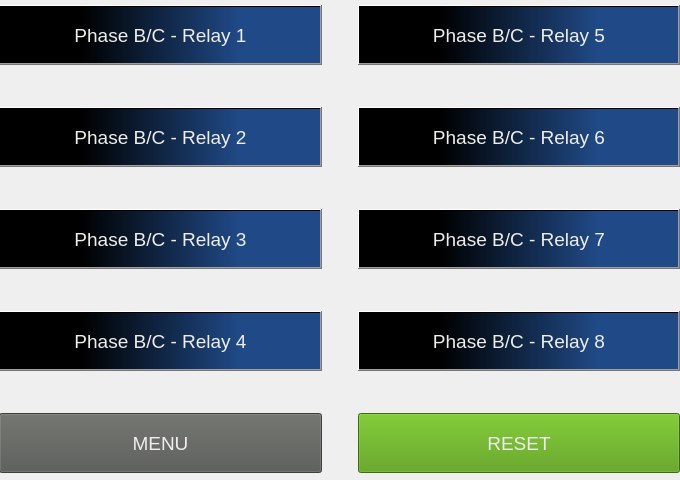
     <widget class="QWidget" name="PhaseBC">
      <property name="minimumSize">
       <size>
        <width>680</width>
        <height>480</height>
       </size>
      </property>
      <property name="maximumSize">
       <size>
        <width>680</width>
        <height>480</height>
       </size>
      </property>
      <widget class="QWidget" name="gridLayoutWidget_4">
       <property name="geometry">
        <rect>
         <x>-1</x>
         <y>-1</y>
         <width>681</width>
         <height>481</height>
        </rect>
       </property>
       <layout class="QGridLayout" name="gridLayout">
        <property name="spacing">
         <number>36</number>
        </property>
        <item row="0" column="1">
         <widget class="QPushButton" name="phaseBC_btn_relay5">
          <property name="minimumSize">
           <size>
            <width>80</width>
            <height>60</height>
           </size>
          </property>
          <property name="font">
           <font>
            <pointsize>14</pointsize>
           </font>
          </property>
          <property name="styleSheet">
           <string notr="true">color: rgb(238, 238, 236);
background-color: qlineargradient(spread:pad, x1:0, y1:0, x2:1, y2:0, stop:0.25 rgba(0, 0, 0, 255), stop:0.75 rgba(32, 74, 135, 255));</string>
          </property>
          <property name="text">
           <string>Phase B/C - Relay 5</string>
          </property>
         </widget>
        </item>
        <item row="0" column="0">
         <widget class="QPushButton" name="phaseBC_btn_relay1">
          <property name="minimumSize">
           <size>
            <width>80</width>
            <height>60</height>
           </size>
          </property>
          <property name="font">
           <font>
            <pointsize>14</pointsize>
           </font>
          </property>
          <property name="styleSheet">
           <string notr="true">color: rgb(238, 238, 236);
background-color: qlineargradient(spread:pad, x1:0, y1:0, x2:1, y2:0, stop:0.25 rgba(0, 0, 0, 255), stop:0.75 rgba(32, 74, 135, 255));</string>
          </property>
          <property name="text">
           <string>Phase B/C - Relay 1</string>
          </property>
         </widget>
        </item>
        <item row="1" column="1">
         <widget class="QPushButton" name="phaseBC_btn_relay6">
          <property name="minimumSize">
           <size>
            <width>80</width>
            <height>60</height>
           </size>
          </property>
          <property name="font">
           <font>
            <pointsize>14</pointsize>
           </font>
          </property>
          <property name="styleSheet">
           <string notr="true">color: rgb(238, 238, 236);
background-color: qlineargradient(spread:pad, x1:0, y1:0, x2:1, y2:0, stop:0.25 rgba(0, 0, 0, 255), stop:0.75 rgba(32, 74, 135, 255));</string>
          </property>
          <property name="text">
           <string>Phase B/C - Relay 6</string>
          </property>
         </widget>
        </item>
        <item row="2" column="1">
         <widget class="QPushButton" name="phaseBC_btn_relay7">
          <property name="minimumSize">
           <size>
            <width>80</width>
            <height>60</height>
           </size>
          </property>
          <property name="font">
           <font>
            <pointsize>14</pointsize>
           </font>
          </property>
          <property name="styleSheet">
           <string notr="true">color: rgb(238, 238, 236);
background-color: qlineargradient(spread:pad, x1:0, y1:0, x2:1, y2:0, stop:0.25 rgba(0, 0, 0, 255), stop:0.75 rgba(32, 74, 135, 255));</string>
          </property>
          <property name="text">
           <string>Phase B/C - Relay 7</string>
          </property>
         </widget>
        </item>
        <item row="3" column="1">
         <widget class="QPushButton" name="phaseBC_btn_relay8">
          <property name="minimumSize">
           <size>
            <width>80</width>
            <height>60</height>
           </size>
          </property>
          <property name="font">
           <font>
            <pointsize>14</pointsize>
           </font>
          </property>
          <property name="styleSheet">
           <string notr="true">color: rgb(238, 238, 236);
background-color: qlineargradient(spread:pad, x1:0, y1:0, x2:1, y2:0, stop:0.25 rgba(0, 0, 0, 255), stop:0.75 rgba(32, 74, 135, 255));</string>
          </property>
          <property name="text">
           <string>Phase B/C - Relay 8</string>
          </property>
         </widget>
        </item>
        <item row="3" column="0">
         <widget class="QPushButton" name="phaseBC_btn_relay4">
          <property name="minimumSize">
           <size>
            <width>80</width>
            <height>60</height>
           </size>
          </property>
          <property name="font">
           <font>
            <pointsize>14</pointsize>
           </font>
          </property>
          <property name="styleSheet">
           <string notr="true">color: rgb(238, 238, 236);
background-color: qlineargradient(spread:pad, x1:0, y1:0, x2:1, y2:0, stop:0.25 rgba(0, 0, 0, 255), stop:0.75 rgba(32, 74, 135, 255));</string>
          </property>
          <property name="text">
           <string>Phase B/C - Relay 4</string>
          </property>
         </widget>
        </item>
        <item row="2" column="0">
         <widget class="QPushButton" name="phaseBC_btn_relay3">
          <property name="minimumSize">
           <size>
            <width>80</width>
            <height>60</height>
           </size>
          </property>
          <property name="font">
           <font>
            <pointsize>14</pointsize>
           </font>
          </property>
          <property name="styleSheet">
           <string notr="true">color: rgb(238, 238, 236);
background-color: qlineargradient(spread:pad, x1:0, y1:0, x2:1, y2:0, stop:0.25 rgba(0, 0, 0, 255), stop:0.75 rgba(32, 74, 135, 255));</string>
          </property>
          <property name="text">
           <string>Phase B/C - Relay 3</string>
          </property>
         </widget>
        </item>
        <item row="1" column="0">
         <widget class="QPushButton" name="phaseBC_btn_relay2">
          <property name="minimumSize">
           <size>
            <width>80</width>
            <height>60</height>
           </size>
          </property>
          <property name="font">
           <font>
            <pointsize>14</pointsize>
           </font>
          </property>
          <property name="styleSheet">
           <string notr="true">color: rgb(238, 238, 236);
background-color: qlineargradient(spread:pad, x1:0, y1:0, x2:1, y2:0, stop:0.25 rgba(0, 0, 0, 255), stop:0.75 rgba(32, 74, 135, 255));</string>
          </property>
          <property name="text">
           <string>Phase B/C - Relay 2</string>
          </property>
         </widget>
        </item>
        <item row="4" column="0">
         <widget class="QPushButton" name="phaseBC_btn_menu">
          <property name="minimumSize">
           <size>
            <width>80</width>
            <height>60</height>
           </size>
          </property>
          <property name="font">
           <font>
            <pointsize>14</pointsize>
           </font>
          </property>
          <property name="styleSheet">
           <string notr="true">color: rgb(238, 238, 236);
background-color: rgb(85, 87, 83);</string>
          </property>
          <property name="text">
           <string>MENU</string>
          </property>
         </widget>
        </item>
        <item row="4" column="1">
         <widget class="QPushButton" name="phaseBC_btn_reset">
          <property name="minimumSize">
           <size>
            <width>80</width>
            <height>60</height>
           </size>
          </property>
          <property name="font">
           <font>
            <pointsize>14</pointsize>
           </font>
          </property>
          <property name="styleSheet">
           <string notr="true">color: rgb(238, 238, 236);
background-color: rgb(78, 154, 6);</string>
          </property>
          <property name="text">
           <string>RESET</string>
          </property>
         </widget>
        </item>
       </layout>
      </widget>
     </widget>
